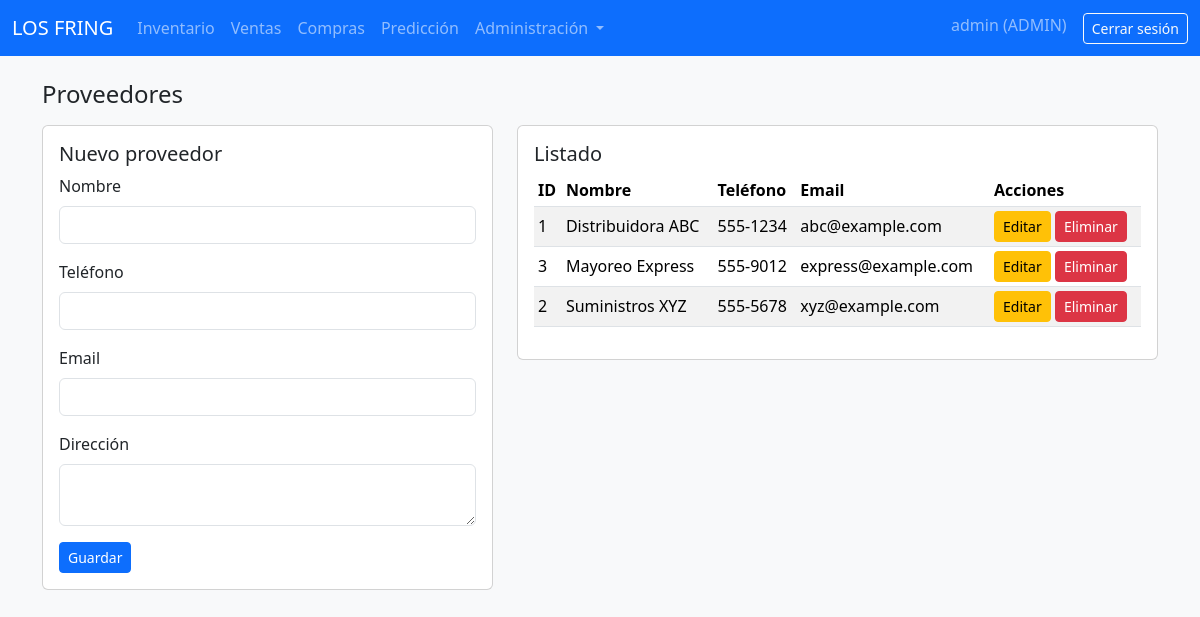
/proveedores/listar.php (signed in), run on the app's committed database.
### tables this page shows
CREATE TABLE IF NOT EXISTS proveedores (
  id_proveedor INT AUTO_INCREMENT PRIMARY KEY,
  nombre VARCHAR(150) NOT NULL,
  telefono VARCHAR(30) DEFAULT NULL,
  email VARCHAR(100) DEFAULT NULL,
  direccion VARCHAR(255) DEFAULT NULL
);

### proveedores/listar.php (the view, shortened to what this page needs)
<?php
$pdo = getPDO();
$proveedorEditar = null;
$proveedores = $pdo->query('SELECT * FROM proveedores ORDER BY nombre')->fetchAll();
include __DIR__ . '/../includes/header.php';
include __DIR__ . '/../includes/navbar.php';
?>
<div class="container">
    <h1 class="h4 mb-3">Proveedores</h1>
    <div class="row">
        <div class="col-md-5">
            <div class="card mb-3">
                <div class="card-body">
                    <h5 class="card-title">
                        <?php echo $proveedorEditar ? 'Editar proveedor' : 'Nuevo proveedor'; ?>
                    </h5>
                    <form method="post">
                        <div class="mb-3">
                            <label for="nombre" class="form-label">Nombre</label>
                            <input type="text" name="nombre" id="nombre" class="form-control" required
                                   value="<?php echo $proveedorEditar ? htmlspecialchars($proveedorEditar['nombre']) : ''; ?>">
                        </div>
                        <div class="mb-3">
                            <label for="telefono" class="form-label">Teléfono</label>
                            <input type="text" name="telefono" id="telefono" class="form-control"
                                   value="<?php echo $proveedorEditar ? htmlspecialchars($proveedorEditar['telefono']) : ''; ?>">
                        </div>
                        <div class="mb-3">
                            <label for="email" class="form-label">Email</label>
                            <input type="email" name="email" id="email" class="form-control"
                                   value="<?php echo $proveedorEditar ? htmlspecialchars($proveedorEditar['email']) : ''; ?>">
                        </div>
                        <div class="mb-3">
                            <label for="direccion" class="form-label">Dirección</label>
                            <textarea name="direccion" id="direccion" class="form-control" rows="2"><?php
                                ?></textarea>
                        </div>
                        <button type="submit" class="btn btn-primary btn-sm">
                            <?php echo $proveedorEditar ? 'Actualizar' : 'Guardar'; ?>
                        </button>
                    </form>
                </div>
            </div>
        </div>
        <div class="col-md-7">
            <div class="card">
                <div class="card-body">
                    <h5 class="card-title">Listado</h5>
                    <table class="table table-sm table-striped align-middle">
                        <thead>
                        <tr>
                            <th>ID</th>
                            <th>Nombre</th>
                            <th>Teléfono</th>
                            <th>Email</th>
                            <th>Acciones</th>
                        </tr>
                        </thead>
                        <tbody>
                        <?php foreach ($proveedores as $p): ?>
                            <tr>
                                <td><?php echo (int)$p['id_proveedor']; ?></td>
                                <td><?php echo htmlspecialchars($p['nombre']); ?></td>
                                <td><?php echo htmlspecialchars($p['telefono']); ?></td>
                                <td><?php echo htmlspecialchars($p['email']); ?></td>
                                <td>
                                    <a href="?editar=<?php echo (int)$p['id_proveedor']; ?>"
                                       class="btn btn-warning btn-sm">Editar</a>
                                    <a href="?eliminar=<?php echo (int)$p['id_proveedor']; ?>"
                                       class="btn btn-danger btn-sm"
                                       onclick="return confirm('¿Eliminar este proveedor?');">
                                        Eliminar
                                    </a>
                                </td>
                            </tr>
                        <?php endforeach; ?>
                        </tbody>
                    </table>
                </div>
            </div>
        </div>
    </div>
</div>
<?php include __DIR__ . '/../includes/footer.php'; ?>

### assets/css/styles.css (style rules this page uses)
body { font-family: system-ui, -apple-system, BlinkMacSystemFont, "Segoe UI", sans-serif; }

### data on the page
proveedores: id_proveedor "1", nombre "Distribuidora ABC", telefono "555-1234", email "abc@example.com"
proveedores: id_proveedor "3", nombre "Mayoreo Express", telefono "555-9012", email "express@example.com"
proveedores: id_proveedor "2", nombre "Suministros XYZ", telefono "555-5678", email "xyz@example.com"

### other printed values
$usuario "admin"
$rol "ADMIN"
